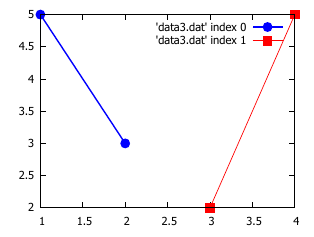

Generate this figure with gnuplot:
# plotdata3.plt
reset
set terminal pdfcairo size 8cm,6cm font 'Helvetica,12'
set output 'plotdata3.pdf'
set style line 1 lt 1 lc 3 lw 2 pt 7 ps 1
set style line 2 lt 1 lc 1 lw 1 pt 5 ps 1
plot 'data3.dat' index 0 with linespoints ls 1, \
     'data3.dat' index 1 with linespoints ls 2
unset output